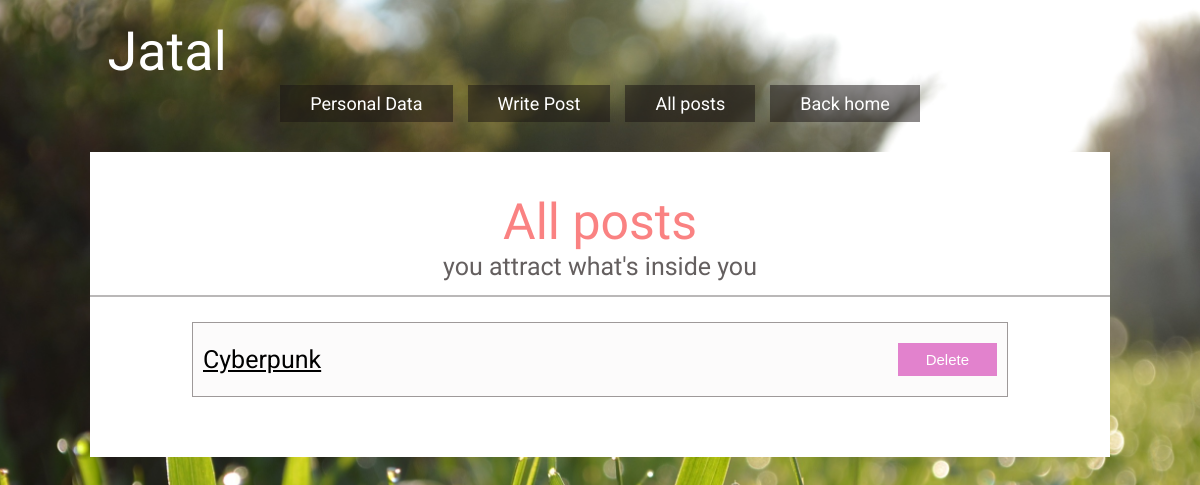
Before: /cabinet/cabinetposts/ (signed in) with the older database file.
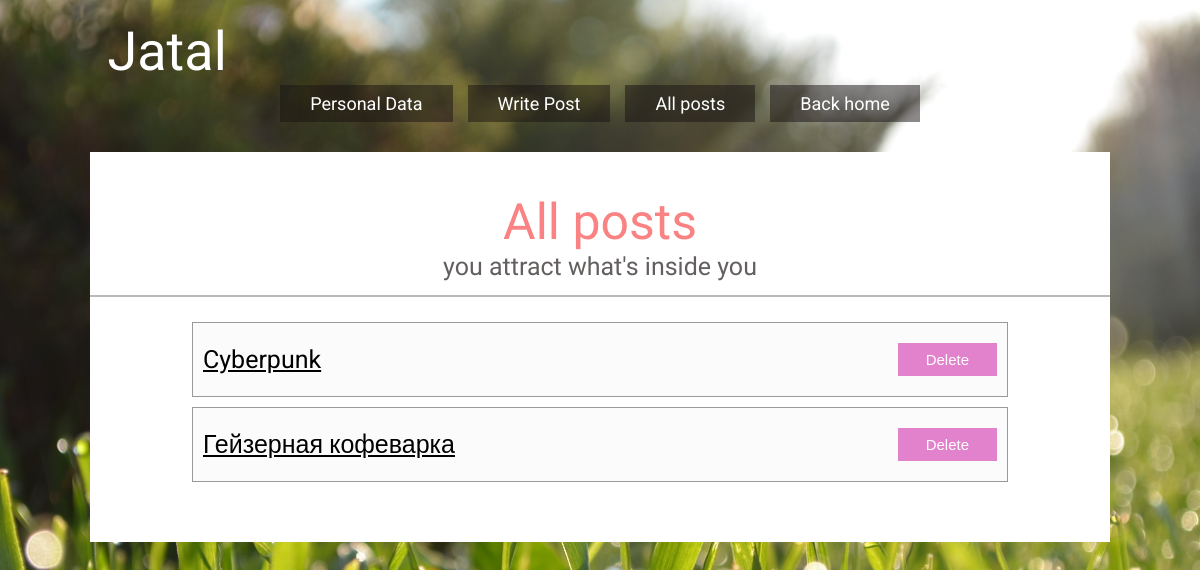
After: the same page with the newer database file.
### personalcabinet/models.py (models this page shows, shortened)
class Post(models.Model):
    title = models.CharField(max_length=255, verbose_name='title')
    photo = models.ImageField(upload_to='images/', verbose_name='photo')
    text = models.TextField(verbose_name='text')
    topic = models.ForeignKey(Topic, on_delete=models.CASCADE)
    author = models.ForeignKey(User, on_delete=models.CASCADE)
    date_create = models.DateTimeField(auto_now=True, db_index=True)
    class Meta:
        verbose_name = 'Пост'
        verbose_name_plural = 'Посты'

### personalcabinet/views.py (the view)
# urls.py: path('cabinetposts/', cabinet_posts, name='cabinet_posts'),
@login_required
def cabinet_posts(request):
    posts = Post.objects.filter(author=request.user)
    context = {
        'posts': posts
    }
    return render(request, 'personal-allpost.html', context)

### templates/personal-allpost.html
{% extends 'layout/cabinetbase.html' %}
{% load static %}
{% block cabinet %}
    <div class="cabinet__content">
        <div class="pers__allpost-header">
            <div class="pers__allpost-title">All posts</div>
            <div class="pers__allpost-subtitle">you attract what's inside you</div>
        </div>
        <div class="pers__allpost-inner">
            {% for post in posts %}
                <div class="allpost__item">
                    <a href="{% url 'single_post' post.pk %}" class="allpost__title">{{ post.title }}</a>
                    <a href="#">
                        <button type="submit" class="allpost__btn">Delete</button>
                    </a>
                </div>
            {% endfor %}
        </div>
    </div>
{% endblock %}

Changed rows visible on the page:
added Post: title "Гейзерная кофеварка"
